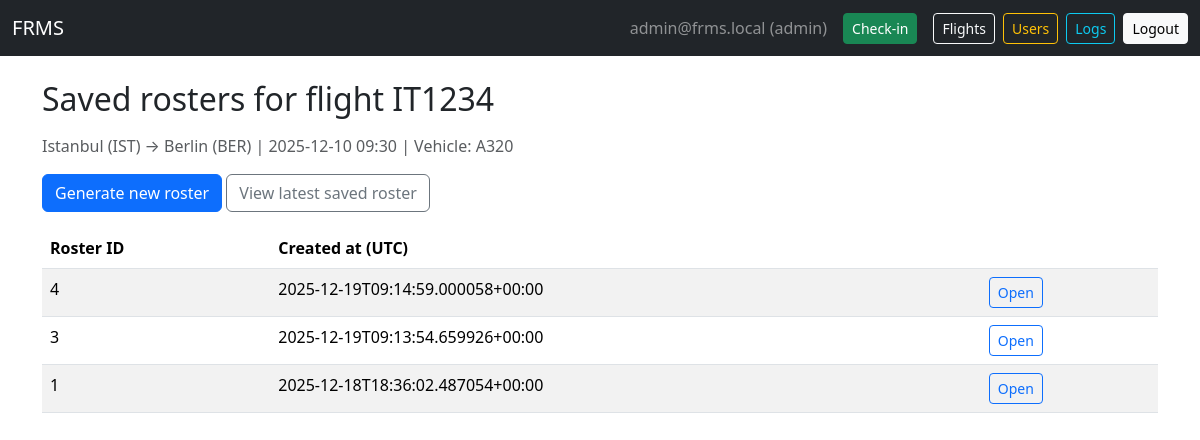
Page /flight/IT1234/rosters (signed in) on the earlier database version.
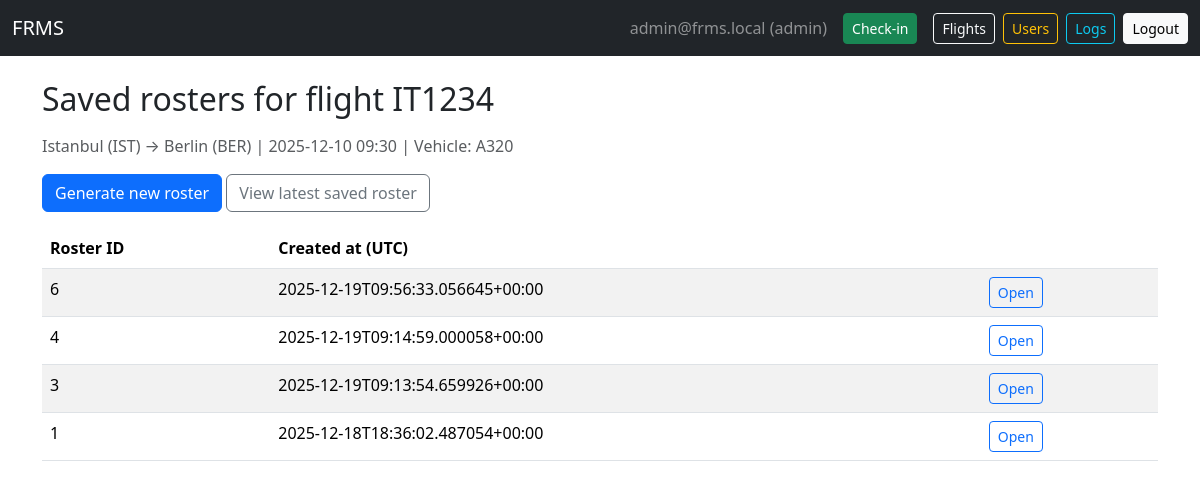
Same page on the later database version.
### tables this page shows
CREATE TABLE rosters (
            id INTEGER PRIMARY KEY AUTOINCREMENT,
            flight_no TEXT NOT NULL,
            created_at TEXT NOT NULL,
            data_json TEXT NOT NULL
        );

### app.py (the view)
@app.route("/flight/<flight_no>/rosters")
@login_required()
def list_saved_rosters(flight_no):
    db = get_db()
    flight = db.execute("SELECT * FROM flights WHERE flight_no=?", (flight_no,)).fetchone()
    rosters = db.execute("SELECT id, created_at FROM rosters WHERE flight_no=? ORDER BY created_at DESC", (flight_no,)).fetchall()
    return render_template("rosters_list.html", user=current_user(), flight=flight, rosters=rosters)

### app.py (called while the page is built)
def get_db():
    if "db" not in g:
        g.db = sqlite3.connect(DATABASE)
        g.db.row_factory = sqlite3.Row
    return g.db

def current_user():
    if "user_id" not in session: return None
    return get_db().execute("SELECT * FROM users WHERE id = ?", (session["user_id"],)).fetchone()

def login_required(role=None):
    from functools import wraps
    def decorator(func):
        @wraps(func)
        def wrapper(*args, **kwargs):
            user = current_user()
            if user is None:
                flash("Please log in first.", "warning")
                return redirect(url_for("login", next=request.path))
            if role and user["role"] != role:
                flash("Unauthorized.", "danger")
                return redirect(url_for("dashboard"))
            return func(*args, **kwargs)
        return wrapper
    return decorator

### templates/rosters_list.html
{% extends "base.html" %}
{% block content %}
<h2 class="mb-3">Saved rosters for flight {{ flight['flight_no'] }}</h2>
<p class="text-muted">
  {{ flight['source'] }} → {{ flight['destination'] }} |
  {{ flight['date_time'] }} |
  Vehicle: {{ flight['vehicle_type'] }}
</p>
<div class="mb-3">
  <a class="btn btn-primary" href="{{ url_for('generate_roster', flight_no=flight['flight_no']) }}">
    Generate new roster
  </a>
  <a class="btn btn-outline-secondary" href="{{ url_for('view_latest_roster', flight_no=flight['flight_no']) }}">
    View latest saved roster
  </a>
</div>
{% if rosters %}
<div class="table-responsive">
  <table class="table table-striped">
    <thead>
      <tr>
        <th>Roster ID</th>
        <th>Created at (UTC)</th>
        <th></th>
      </tr>
    </thead>
    <tbody>
      {% for r in rosters %}
      <tr>
        <td>{{ r['id'] }}</td>
        <td>{{ r['created_at'] }}</td>
        <td>
          <a class="btn btn-sm btn-outline-primary" href="{{ url_for('view_roster_by_id', roster_id=r['id']) }}">
            Open
          </a>
        </td>
      </tr>
      {% endfor %}
    </tbody>
  </table>
</div>
{% else %}
<div class="alert alert-info">No saved rosters yet for this flight.</div>
{% endif %}
{% endblock %}

Differences in the rows shown:
added rosters: id "6", created_at "2025-12-19T09:56:33.056645+00:00"
